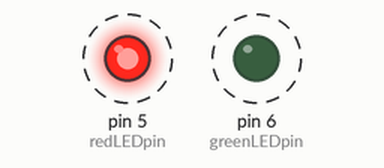
Simulated run of this sketch. Board: Arduino Uno, built with avr-gcc and run on an emulated ATmega328P. On the bench: output pins drawn as LEDs (lit = HIGH). Dashed ring = blinking.

Above: at 0.5 s.
Timing chart, 0 to 4.6 s (numbered marks = the images above):
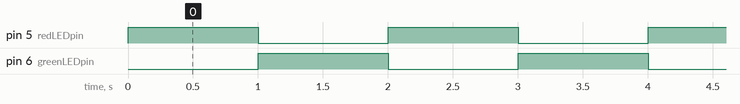

Measured:
- by itself, pin 5 (redLEDpin), pin 6 (greenLEDpin): alternates HIGH for 1.0 s and LOW for 1.0 s

The sketch:

A1_Blink.ino
```cpp
/*
  Blink
  This code blinks the LEDs on the SWRC sensor board
  Trying on Git.

 */

int redLEDpin = 5;
int greenLEDpin = 6;

int redledState = LOW;
int greenledState = HIGH;

int delaytime = 1000;

void setup() {

  pinMode(redLEDpin, OUTPUT);    // pin number for the Red LED
  pinMode(greenLEDpin, OUTPUT);    // pin number for the Green LED
}

void loop() {
    if (redledState == LOW)
      redledState = HIGH;
    else
      redledState = LOW;

    if (greenledState == LOW)
      greenledState = HIGH;
    else
      greenledState = LOW;

    digitalWrite (redLEDpin, redledState);
    digitalWrite (greenLEDpin, greenledState);

    delay(delaytime);
}
```
